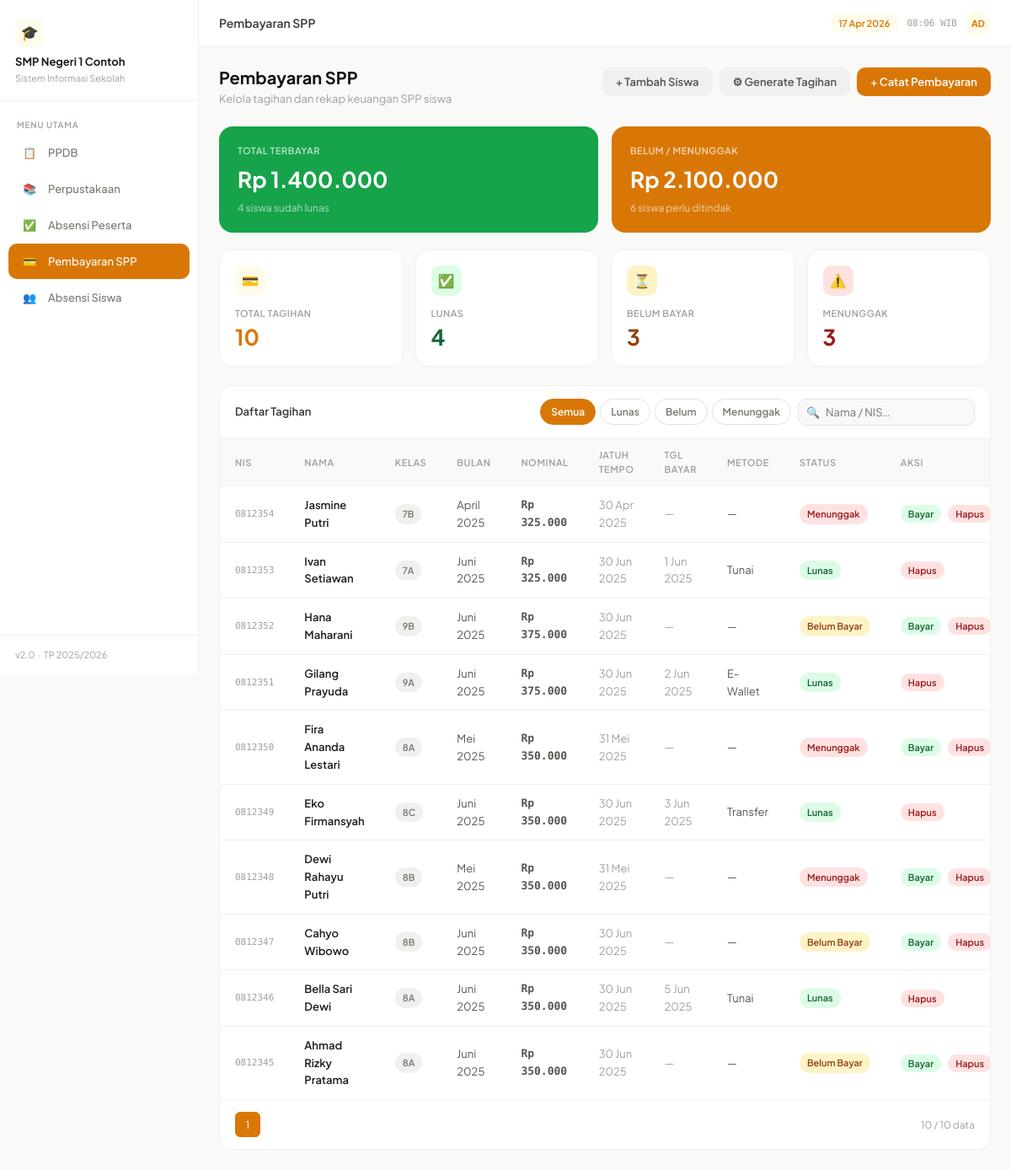
/pembayaran-spp/index.php, run on the app's committed database.
### tables this page shows
CREATE TABLE spp (
            id          INTEGER PRIMARY KEY AUTOINCREMENT,
            siswa_id    INTEGER NOT NULL REFERENCES siswa(id),
            bulan       TEXT    NOT NULL,
            nominal     INTEGER NOT NULL,
            status      TEXT    NOT NULL DEFAULT 'belum',
            metode      TEXT,
            jatuh_tempo TEXT    NOT NULL,
            tgl_bayar   TEXT,
            created_at  TEXT    DEFAULT (datetime('now','localtime')),
            UNIQUE(siswa_id, bulan)
        );

CREATE TABLE siswa (
            id        INTEGER PRIMARY KEY AUTOINCREMENT,
            nis       TEXT    UNIQUE NOT NULL,
            nama      TEXT    NOT NULL,
            kelas     TEXT    NOT NULL,
            nominal   INTEGER NOT NULL DEFAULT 350000,
            created_at TEXT   DEFAULT (datetime('now','localtime'))
        );

### config/database.php (called while the page is built, shortened)
<?php
function db(): PDO {
    static $pdo = null;
    if ($pdo === null) {
        $pdo = new PDO('sqlite:' . DB_PATH);
        $pdo->setAttribute(PDO::ATTR_ERRMODE,            PDO::ERRMODE_EXCEPTION);
        $pdo->setAttribute(PDO::ATTR_DEFAULT_FETCH_MODE, PDO::FETCH_ASSOC);
        $pdo->exec('PRAGMA journal_mode=WAL; PRAGMA foreign_keys=ON;');
    }
    return $pdo;
}

### pembayaran-spp/index.php (the view, shortened to what this page needs)
<?php
require_once ROOT . '/config/database.php';
require_once ROOT . '/config/helpers.php';
$f_status = get('status','semua');
$q        = get('q','');
$page     = max(1,(int)get('page',1));
$per      = 10;
$where = []; $params = [];
$clause = $where ? 'WHERE '.implode(' AND ',$where) : '';
$cnt = db()->prepare("SELECT COUNT(*) FROM spp s JOIN siswa si ON si.id=s.siswa_id $clause");
$cnt->execute($params);
$pg = paginate((int)$cnt->fetchColumn(), $per, $page);
$rows_st = db()->prepare("SELECT s.*,si.nis,si.nama,si.kelas FROM spp s JOIN siswa si ON si.id=s.siswa_id $clause ORDER BY s.id DESC LIMIT ? OFFSET ?");
$rows_st->execute(array_merge($params,[$pg['per_page'],$pg['offset']]));
$rows = $rows_st->fetchAll();
$stats = db()->query("SELECT
    SUM(CASE WHEN status='lunas' THEN nominal ELSE 0 END) masuk,
    SUM(CASE WHEN status<>'lunas' THEN nominal ELSE 0 END) belum,
    COUNT(CASE WHEN status='lunas' THEN 1 END) n_lunas,
    COUNT(CASE WHEN status='belum' THEN 1 END) n_belum,
    COUNT(CASE WHEN status='menunggak' THEN 1 END) n_tunggak
    FROM spp")->fetch();
$page_title  = 'Pembayaran SPP';
$active_menu = 'pembayaran-spp';
require_once ROOT . '/config/layout.php';
?>
<div class="page-header">
  <div>
    <h1 class="page-title">Pembayaran SPP</h1>
    <p class="page-subtitle">Kelola tagihan dan rekap keuangan SPP siswa</p>
  </div>
  <div class="flex gap-2">
    <button class="btn btn-ghost" onclick="openModal('modal-siswa')">+ Tambah Siswa</button>
    <button class="btn btn-ghost" onclick="openModal('modal-generate')">⚙ Generate Tagihan</button>
    <button class="btn btn-primary" onclick="openModal('modal-bayar')">+ Catat Pembayaran</button>
  </div>
</div>
<div style="display:grid;grid-template-columns:1fr 1fr;gap:16px;margin-bottom:20px">
  <div style="background:#16A34A;border-radius:var(--radius-lg);padding:20px 22px;color:#fff">
    <div style="font-size:11px;font-weight:600;opacity:.7;text-transform:uppercase;letter-spacing:.5px">Total Terbayar</div>
    <div style="font-size:26px;font-weight:700;margin:5px 0 3px"><?= rupiah((int)($stats['masuk']??0)) ?></div>
    <div style="font-size:12px;opacity:.65"><?= $stats['n_lunas']??0 ?> siswa sudah lunas</div>
  </div>
  <div style="background:var(--accent);border-radius:var(--radius-lg);padding:20px 22px;color:#fff">
    <div style="font-size:11px;font-weight:600;opacity:.7;text-transform:uppercase;letter-spacing:.5px">Belum / Menunggak</div>
    <div style="font-size:26px;font-weight:700;margin:5px 0 3px"><?= rupiah((int)($stats['belum']??0)) ?></div>
    <div style="font-size:12px;opacity:.65"><?= ($stats['n_belum']??0) + ($stats['n_tunggak']??0) ?> siswa perlu ditindak</div>
  </div>
</div>
<div class="stats-grid">
  <div class="stat-card"><div class="stat-icon" style="background:var(--accent-bg);color:var(--accent)">💳</div><div class="stat-label">Total Tagihan</div><div class="stat-value" style="color:var(--accent)"><?= ($stats['n_lunas']??0)+($stats['n_belum']??0)+($stats['n_tunggak']??0) ?></div></div>
  <div class="stat-card"><div class="stat-icon" style="background:#DCFCE7;color:#166534">✅</div><div class="stat-label">Lunas</div><div class="stat-value" style="color:#166534"><?= $stats['n_lunas']??0 ?></div></div>
  <div class="stat-card"><div class="stat-icon" style="background:#FEF3C7;color:#92400E">⏳</div><div class="stat-label">Belum Bayar</div><div class="stat-value" style="color:#92400E"><?= $stats['n_belum']??0 ?></div></div>
  <div class="stat-card"><div class="stat-icon" style="background:#FEE2E2;color:#991B1B">⚠️</div><div class="stat-label">Menunggak</div><div class="stat-value" style="color:#991B1B"><?= $stats['n_tunggak']??0 ?></div></div>
</div>
<div class="table-wrapper">
  <div class="card-header">
    <span>Daftar Tagihan</span>
    <div class="flex gap-3 items-center" style="flex-wrap:wrap;gap:8px">
      <div class="pills">
        <?php foreach(['semua'=>'Semua','lunas'=>'Lunas','belum'=>'Belum','menunggak'=>'Menunggak'] as $v=>$l): ?>
        <a href="?status=<?= $v ?>&q=<?= e($q) ?>" class="pill <?= $f_status===$v?'active':'' ?>"><?= $l ?></a>
        <?php endforeach; ?>
      </div>
      <form method="GET" style="display:contents">
        <div class="search-wrap"><span class="search-icon">🔍</span>
          <input type="text" name="q" class="search-input" placeholder="Nama / NIS…" value="<?= e($q) ?>">
        </div>
      </form>
    </div>
  </div>
  <table>
    <thead><tr><th>NIS</th><th>Nama</th><th>Kelas</th><th>Bulan</th><th>Nominal</th><th>Jatuh Tempo</th><th>Tgl Bayar</th><th>Metode</th><th>Status</th><th>Aksi</th></tr></thead>
    <tbody>
    <?php if(!$rows): ?>
    <tr><td colspan="10" style="text-align:center;padding:36px;color:var(--n400)">Tidak ada data.</td></tr>
    <?php else: foreach($rows as $r): ?>
    <tr>
      <td class="td-mono"><?= e($r['nis']) ?></td>
      <td class="td-bold"><?= e($r['nama']) ?></td>
      <td><?= badge($r['kelas'],'gray') ?></td>
      <td class="text-sm"><?= e($r['bulan']) ?></td>
      <td style="font-family:var(--mono);font-size:13px;font-weight:600"><?= rupiah($r['nominal']) ?></td>
      <td class="text-sm text-muted"><?= tgl_id($r['jatuh_tempo']) ?></td>
      <td class="text-sm text-muted"><?= $r['tgl_bayar'] ? tgl_id($r['tgl_bayar']) : '—' ?></td>
      <td class="text-sm"><?= $r['metode'] ? e($r['metode']) : '—' ?></td>
      <td><?= badge_spp($r['status']) ?></td>
      <td>
        <div class="flex gap-2">
          <?php if($r['status']!=='lunas'): ?>
          <button class="btn btn-success btn-xs" onclick="quickBayar(<?= $r['siswa_id'] ?>,<?= $r['id'] ?>,'<?= e($r['bulan']) ?>',<?= $r['nominal'] ?>)">Bayar</button>
          <?php endif; ?>
          <form method="POST" style="display:inline">
            <button class="btn btn-danger btn-xs" data-confirm="Hapus tagihan ini?">Hapus</button>
          </form>
        </div>
      </td>
    </tr>
    <?php endforeach; endif; ?>
    </tbody>
  </table>
  <div class="pagination">
    <?php for($i=1;$i<=$pg['total_pages'];$i++): ?>
    <a href="?page=<?= $i ?>&status=<?= e($f_status) ?>&q=<?= e($q) ?>" class="pg-btn <?= $i===$pg['page']?'active':'' ?>"><?= $i ?></a>
    <?php endfor; ?>
    <span class="pg-info"><?= count($rows) ?> / <?= $pg['total'] ?> data</span>
  </div>
</div>
<?php require_once ROOT . '/config/layout_end.php'; ?>

### config/layout.php (shortened to what this page needs)
<?php
$menus = [
    ['id'=>'ppdb',             'icon'=>'📋','label'=>'PPDB',             'href'=>'/ppdb/'],
    ['id'=>'perpustakaan',     'icon'=>'📚','label'=>'Perpustakaan',     'href'=>'/perpustakaan/'],
    ['id'=>'absensi-peserta',  'icon'=>'✅','label'=>'Absensi Peserta',  'href'=>'/absensi-peserta/'],
    ['id'=>'pembayaran-spp',   'icon'=>'💳','label'=>'Pembayaran SPP',   'href'=>'/pembayaran-spp/'],
    ['id'=>'absensi-siswa',    'icon'=>'👥','label'=>'Absensi Siswa',    'href'=>'/absensi-siswa/'],
];
?>
<!DOCTYPE html>
<html lang="id">
<head>
  <link rel="stylesheet" href="/assets/css/app.css">
</head>
<body>
<div class="layout">
  <aside class="sidebar">
    <div class="sidebar-brand">
      <div class="brand-icon">🎓</div>
      <div class="brand-name">SMP Negeri 1 Contoh</div>
      <div class="brand-sub">Sistem Informasi Sekolah</div>
    </div>
    <nav class="sidebar-nav">
      <div class="nav-label">Menu Utama</div>
      <?php foreach ($menus as $m): ?>
      <a href="<?= $m['href'] ?>" class="nav-item <?= ($active_menu === $m['id']) ? 'active' : '' ?>">
        <div class="nav-icon"><?= $m['icon'] ?></div>
        <?= $m['label'] ?>
      </a>
      <?php endforeach; ?>
    </nav>
    <div class="sidebar-footer">v2.0 &nbsp;·&nbsp; TP 2025/2026</div>
  </aside>
  <div class="main">
    <header class="topbar">
      <div class="topbar-title"><?= e($page_title) ?></div>
      <div class="topbar-right">
        <span class="topbar-chip"><?= date('d M Y') ?></span>
        <span class="topbar-date"><?= date('H:i') ?> WIB</span>
        <div class="avatar-xs" style="background:var(--accent-bg);color:var(--accent);">AD</div>
      </div>
    </header>
    <div class="page-body">

### config/helpers.php (shortened to what this page needs)
<?php
function rupiah(int $n): string {
    return 'Rp ' . number_format($n, 0, ',', '.');
}
function tgl_id(string $date): string {
    $bulan = ['','Jan','Feb','Mar','Apr','Mei','Jun','Jul','Agt','Sep','Okt','Nov','Des'];
    [$y, $m, $d] = explode('-', $date);
    return (int)$d . ' ' . $bulan[(int)$m] . ' ' . $y;
}
function badge(string $text, string $color): string {
    return '<span class="badge badge-'.$color.'">'.htmlspecialchars($text).'</span>';
}
function badge_spp(string $s): string {
    return match($s) {
        'lunas'     => badge('Lunas',       'green'),
        'belum'     => badge('Belum Bayar', 'amber'),
        'menunggak' => badge('Menunggak',   'red'),
        default     => badge($s,            'gray'),
    };
}
function get(string $key, mixed $default = ''): mixed {
    return $_GET[$key] ?? $default;
}
function e(mixed $v): string {
    return htmlspecialchars((string)$v, ENT_QUOTES, 'UTF-8');
}
function paginate(int $total, int $per_page, int $page): array {
    $total_pages = max(1, (int)ceil($total / $per_page));
    $page        = max(1, min($page, $total_pages));
    $offset      = ($page - 1) * $per_page;
    return ['page' => $page, 'per_page' => $per_page, 'offset' => $offset,
            'total' => $total, 'total_pages' => $total_pages];
}

### config/layout_end.php (shortened to what this page needs)
    </div>
  </div>
</div>
</body>
</html>

### data on the page
spp: siswa.nis "0812354", siswa.nama "Jasmine Putri", siswa.kelas "7B Menunggak", bulan "April 2025", nominal "Rp 325.000", jatuh_tempo "30 Apr 2025"
spp: siswa.nis "0812353", siswa.nama "Ivan Setiawan", siswa.kelas "7A Lunas", bulan "Juni 2025", nominal "Rp 325.000", jatuh_tempo "30 Jun 2025", tgl_bayar "1 Jun 2025", metode "Tunai"
spp: siswa.nis "0812352", siswa.nama "Hana Maharani", siswa.kelas "9B Belum Bayar", bulan "Juni 2025", nominal "Rp 375.000", jatuh_tempo "30 Jun 2025"
spp: siswa.nis "0812351", siswa.nama "Gilang Prayuda", siswa.kelas "9A Lunas", bulan "Juni 2025", nominal "Rp 375.000", jatuh_tempo "30 Jun 2025", tgl_bayar "2 Jun 2025", metode "E-Wallet"
spp: siswa.nis "0812350", siswa.nama "Fira Ananda Lestari", siswa.kelas "8A Menunggak", bulan "Mei 2025", nominal "Rp 350.000", jatuh_tempo "31 Mei 2025"
spp: siswa.nis "0812349", siswa.nama "Eko Firmansyah", siswa.kelas "8C Lunas", bulan "Juni 2025", nominal "Rp 350.000", jatuh_tempo "30 Jun 2025", tgl_bayar "3 Jun 2025", metode "Transfer"
spp: siswa.nis "0812348", siswa.nama "Dewi Rahayu Putri", siswa.kelas "8B Menunggak", bulan "Mei 2025", nominal "Rp 350.000", jatuh_tempo "31 Mei 2025"
spp: siswa.nis "0812347", siswa.nama "Cahyo Wibowo", siswa.kelas "8B Belum Bayar", bulan "Juni 2025", nominal "Rp 350.000", jatuh_tempo "30 Jun 2025"
spp: siswa.nis "0812346", siswa.nama "Bella Sari Dewi", siswa.kelas "8A Lunas", bulan "Juni 2025", nominal "Rp 350.000", jatuh_tempo "30 Jun 2025", tgl_bayar "5 Jun 2025", metode "Tunai"
spp: siswa.nis "0812345", siswa.nama "Ahmad Rizky Pratama", siswa.kelas "8A Belum Bayar", bulan "Juni 2025", nominal "Rp 350.000", jatuh_tempo "30 Jun 2025"

### other printed values
$m['icon'] "📋"
$m['label'] "PPDB"
$m['icon'] "📚"
$m['label'] "Perpustakaan"
$m['icon'] "✅"
$m['label'] "Absensi Peserta"
$m['icon'] "💳"
$m['label'] "Pembayaran SPP"
$m['icon'] "👥"
$m['label'] "Absensi Siswa"
$page_title "Pembayaran SPP"
rupiah((int)($stats['masuk']??0)) "Rp 1.400.000"
$stats['n_lunas'] "4"
rupiah((int)($stats['belum']??0)) "Rp 2.100.000"
$stats['n_belum'] "3"
